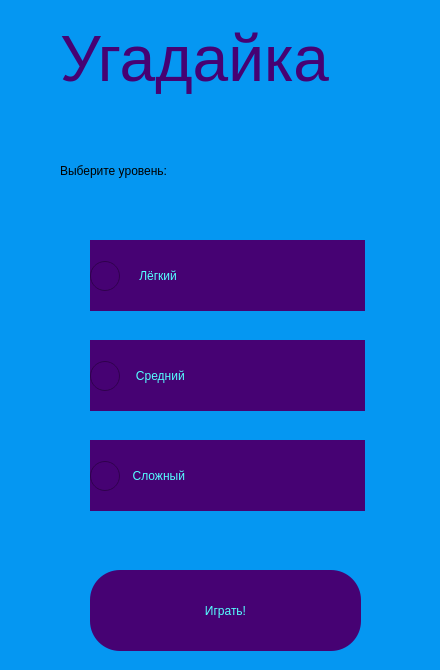
<?xml version="1.0" encoding="UTF-8"?>
<ui version="4.0">
 <class>MainWindow</class>
 <widget class="QMainWindow" name="MainWindow">
  <property name="geometry">
   <rect>
    <x>0</x>
    <y>0</y>
    <width>440</width>
    <height>670</height>
   </rect>
  </property>
  <property name="minimumSize">
   <size>
    <width>420</width>
    <height>670</height>
   </size>
  </property>
  <property name="maximumSize">
   <size>
    <width>440</width>
    <height>670</height>
   </size>
  </property>
  <property name="windowTitle">
   <string>Угадайка</string>
  </property>
  <property name="windowIcon">
   <iconset>
    <normaloff>ocr.jpg</normaloff>ocr.jpg</iconset>
  </property>
  <property name="styleSheet">
   <string notr="true">background-color: rgb(5, 151, 242);</string>
  </property>
  <widget class="QWidget" name="centralwidget">
   <widget class="QLabel" name="l1">
    <property name="geometry">
     <rect>
      <x>60</x>
      <y>10</y>
      <width>321</width>
      <height>101</height>
     </rect>
    </property>
    <property name="styleSheet">
     <string notr="true">
font: 75 60pt &quot;Candara&quot;;
color: rgb(70, 2, 115);




border-radius: 40;</string>
    </property>
    <property name="text">
     <string>&lt;html&gt;&lt;head/&gt;&lt;body&gt;&lt;p align=&quot;justify&quot;&gt;&lt;span style=&quot; font-size:48pt;&quot;&gt;Угадайка&lt;/span&gt;&lt;/p&gt;&lt;/body&gt;&lt;/html&gt;</string>
    </property>
    <property name="alignment">
     <set>Qt::AlignCenter</set>
    </property>
   </widget>
   <widget class="QLabel" name="l2">
    <property name="geometry">
     <rect>
      <x>60</x>
      <y>140</y>
      <width>321</width>
      <height>61</height>
     </rect>
    </property>
    <property name="styleSheet">
     <string notr="true">font: 22pt &quot;Matura MT Script Capitals&quot;;
</string>
    </property>
    <property name="text">
     <string>Выберите уровень:</string>
    </property>
   </widget>
   <widget class="QPushButton" name="pushButton">
    <property name="geometry">
     <rect>
      <x>90</x>
      <y>570</y>
      <width>271</width>
      <height>81</height>
     </rect>
    </property>
    <property name="styleSheet">
     <string notr="true">QPushButton {
	
font: 36pt &quot;Matura MT Script Capitals&quot;;
background-color: rgb(70, 2, 115);
border-radius: 30;
color: rgb(85, 255, 255);
}
QPushButton:pressed { 
	
	
	background-color: rgb(85, 0, 255);
	
	
}</string>
    </property>
    <property name="text">
     <string>Играть!</string>
    </property>
   </widget>
   <widget class="QRadioButton" name="radioButton">
    <property name="geometry">
     <rect>
      <x>90</x>
      <y>240</y>
      <width>275</width>
      <height>71</height>
     </rect>
    </property>
    <property name="styleSheet">
     <string notr="true">QRadioButton{
font: 29pt &quot;Candara&quot;;
background-color: rgb(70, 2, 115);

color: rgb(85, 255, 255);
}
QRadioButton:pressed{
	background-color: rgb(170, 85, 255);
}
QRadioButton::indicator { width:30px; height: 27px;}</string>
    </property>
    <property name="text">
     <string>    Лёгкий</string>
    </property>
   </widget>
   <widget class="QRadioButton" name="btn_easy_2">
    <property name="geometry">
     <rect>
      <x>90</x>
      <y>340</y>
      <width>275</width>
      <height>71</height>
     </rect>
    </property>
    <property name="styleSheet">
     <string notr="true">QRadioButton{
font: 29pt &quot;Candara&quot;;
background-color: rgb(70, 2, 115);

color: rgb(85, 255, 255);
}
QRadioButton:pressed{
	background-color: rgb(170, 85, 255);
}
QRadioButton::indicator { width:30px; height: 27px;}</string>
    </property>
    <property name="text">
     <string>   Средний</string>
    </property>
   </widget>
   <widget class="QRadioButton" name="btn_easy_3">
    <property name="geometry">
     <rect>
      <x>90</x>
      <y>440</y>
      <width>275</width>
      <height>71</height>
     </rect>
    </property>
    <property name="styleSheet">
     <string notr="true">QRadioButton{
font: 29pt &quot;Candara&quot;;
background-color: rgb(70, 2, 115);

color: rgb(85, 255, 255);
}
QRadioButton:pressed{
	background-color: rgb(170, 85, 255);
}
QRadioButton::indicator { width:30px; height: 27px;}</string>
    </property>
    <property name="text">
     <string>  Сложный</string>
    </property>
   </widget>
  </widget>
 </widget>
 <resources/>
 <connections/>
</ui>
